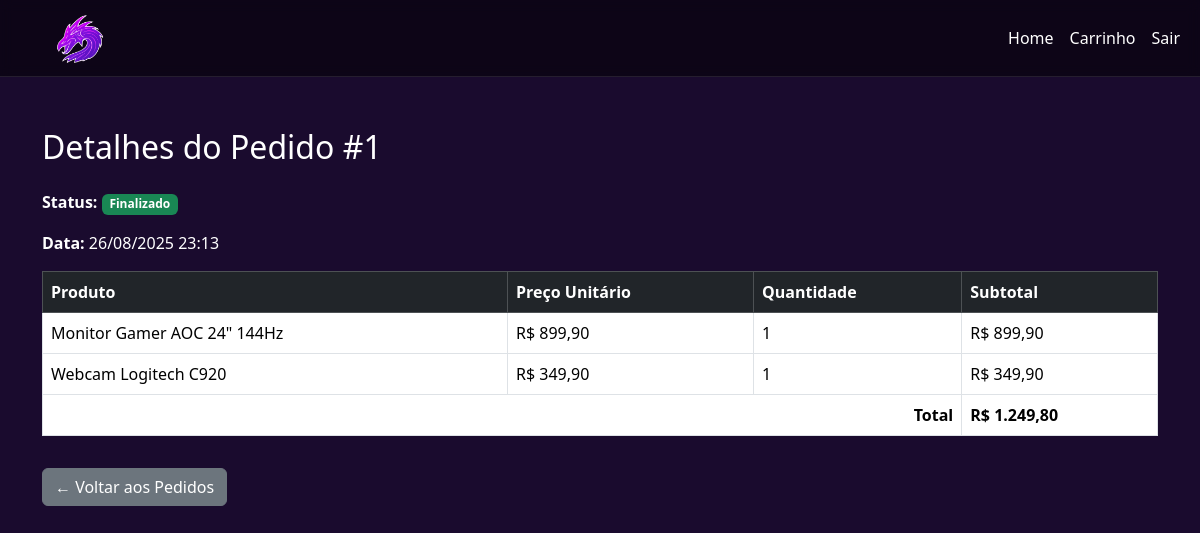
Screenshot of /websiteFinalVersion/detalhes_pedido.php?id=1 (signed in) with the database file from the repository.
### tables this page shows
CREATE TABLE `carrinhos` (
  `id` int(11) NOT NULL,
  `usuario_id` int(11) DEFAULT NULL,
  `status` enum('aberto','finalizado') DEFAULT 'aberto',
  `created_at` timestamp NOT NULL DEFAULT current_timestamp()
);

CREATE TABLE `carrinho_itens` (
  `id` int(11) NOT NULL,
  `carrinho_id` int(11) NOT NULL,
  `produto_id` int(11) NOT NULL,
  `quantidade` int(11) NOT NULL DEFAULT 1
);

CREATE TABLE `produtos` (
  `id_produto` int(11) NOT NULL,
  `nome_produto` varchar(100) NOT NULL,
  `preco` decimal(10,2) NOT NULL,
  `estado` enum('disponivel','vendido') NOT NULL DEFAULT 'disponivel',
  `quantidade_estoque` int(11) NOT NULL DEFAULT 0,
  `categoria` enum('gabinetes','processadores','perifericos','acessorios') NOT NULL DEFAULT 'acessorios',
  `marca` varchar(50) NOT NULL DEFAULT 'Outros'
);

### websiteFinalVersion/detalhes_pedido.php (the view, shortened to what this page needs)
<?php
$pedido_id = intval($_GET['id']);
$host = 'localhost';
$dbname = 'stingray';
$username = 'root';
$password = '';
try {
    $pdo = new PDO("mysql:host=$host;dbname=$dbname;charset=utf8", $username, $password);
    $pdo->setAttribute(PDO::ATTR_ERRMODE, PDO::ERRMODE_EXCEPTION);
    $stmt = $pdo->prepare("SELECT * FROM carrinhos WHERE id = ? AND usuario_id = ?");
    $stmt->execute([$pedido_id, $_SESSION['usuario_id']]);
    $pedido = $stmt->fetch(PDO::FETCH_ASSOC);
    $stmt = $pdo->prepare("
        SELECT p.nome_produto, p.preco, ci.quantidade, (p.preco * ci.quantidade) as subtotal
        FROM carrinho_itens ci
        JOIN produtos p ON ci.produto_id = p.id_produto
        WHERE ci.carrinho_id = ?
    ");
    $stmt->execute([$pedido_id]);
    $itens = $stmt->fetchAll(PDO::FETCH_ASSOC);
    $total = 0;
    foreach ($itens as $item) {
        $total += $item['subtotal'];
    }
} catch (PDOException $e) {
    die("Erro na conexão com o banco de dados: " . $e->getMessage());
}
?>
<!DOCTYPE html>
<html lang="pt-br">
<head>
<link rel="stylesheet" href="https://cdn.jsdelivr.net/npm/bootstrap@5.3.3/dist/css/bootstrap.min.css">
<link rel="stylesheet" href="css/style.css">
</head>
<body>
<nav class="navbar navbar-expand-lg">
  <div class="container-fluid">
    <a class="navbar-brand" href="#">
            <img src="midias/logoStingray.png" alt="Logo Stingray" id="nav-logo">
    </a>
    <ul class="navbar-nav ms-auto">
      <li class="nav-item"><a class="nav-link" href="index.php">Home</a></li>
      <li class="nav-item"><a class="nav-link" href="ver_carrinho.php">Carrinho</a></li>
      <li class="nav-item"><a class="nav-link" href="logout.php">Sair</a></li>
    </ul>
  </div>
</nav>
<div class="container mt-5">
    <h2 class="mb-4">Detalhes do Pedido #<?= $pedido_id ?></h2>
    <p><strong>Status:</strong>
        <?php if($pedido['status'] == 'aberto'): ?>
            <span class="badge bg-warning text-dark">Aberto</span>
        <?php else: ?>
            <span class="badge bg-success">Finalizado</span>
        <?php endif; ?>
    </p>
    <p><strong>Data:</strong> <?= date('d/m/Y H:i', strtotime($pedido['created_at'])) ?></p>
    <?php if(count($itens) > 0): ?>
    <table class="table table-bordered">
        <thead class="table-dark">
            <tr>
                <th>Produto</th>
                <th>Preço Unitário</th>
                <th>Quantidade</th>
                <th>Subtotal</th>
            </tr>
        </thead>
        <tbody>
            <?php foreach($itens as $item): ?>
            <tr>
                <td><?= htmlspecialchars($item['nome_produto']) ?></td>
                <td>R$ <?= number_format($item['preco'], 2, ',', '.') ?></td>
                <td><?= $item['quantidade'] ?></td>
                <td>R$ <?= number_format($item['subtotal'], 2, ',', '.') ?></td>
            </tr>
            <?php endforeach; ?>
            <tr>
                <td colspan="3" class="text-end"><strong>Total</strong></td>
                <td><strong>R$ <?= number_format($total, 2, ',', '.') ?></strong></td>
            </tr>
        </tbody>
    </table>
    <?php else: ?>
        <div class="alert alert-info">Este pedido não possui itens.</div>
    <?php endif; ?>
    <a href="meus_pedidos.php" class="btn btn-secondary mt-3">← Voltar aos Pedidos</a>
</div>
</body>
</html>

### website/css/style.css (style rules this page uses)
:root { --roxo-escuro: #1A0B2E; --roxo-principal: #5B2B9A; --roxo-claro: #9D6CFF; --cinza-texto: #A4ACAD; --branco: #FFFFFF; }
body { background-color: var(--roxo-escuro); color: var(--branco); font-family: 'Segoe UI', Tahoma, Geneva, Verdana, sans-serif; padding-top: 80px; }
.navbar { z-index: 1000; position: fixed !important; top: 0; width: 100%; justify-content: center; background: rgba(0, 0, 0, 0.5) !important; backdrop-filter: blur(6px); border-bottom: 1px solid rgba(255, 255, 255, 0.1); }
.navbar a { color: var(--branco) !important; font-weight: 500; transition: 0.3s; }
#nav-logo { height: 50px; width: auto; padding: 0px 30px; }

### rows the page displays
carrinhos: created_at "26/08/2025 23:13"
carrinho_itens: produto.nome_produto "Monitor Gamer AOC 24\" 144Hz", produto.preco "899,90", quantidade "1", subtotal "899,90"
carrinho_itens: produto.nome_produto "Webcam Logitech C920", produto.preco "349,90", quantidade "1", subtotal "349,90"

### other values shown
$pedido_id "1"
$total "1.249,80"
